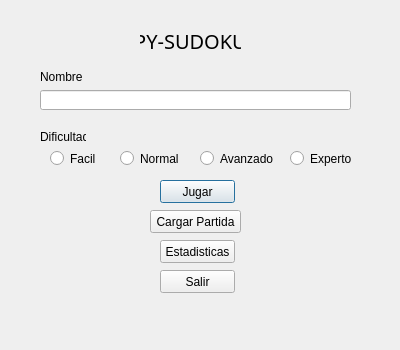
<?xml version="1.0" encoding="UTF-8"?>
<ui version="4.0">
 <class>Dialog</class>
 <widget class="QDialog" name="Dialog">
  <property name="geometry">
   <rect>
    <x>0</x>
    <y>0</y>
    <width>400</width>
    <height>350</height>
   </rect>
  </property>
  <property name="windowTitle">
   <string notr="true">Inicio</string>
  </property>
  <widget class="QLineEdit" name="txt_nombre_jugador">
   <property name="geometry">
    <rect>
     <x>40</x>
     <y>90</y>
     <width>311</width>
     <height>20</height>
    </rect>
   </property>
  </widget>
  <widget class="QLabel" name="label">
   <property name="geometry">
    <rect>
     <x>40</x>
     <y>70</y>
     <width>46</width>
     <height>13</height>
    </rect>
   </property>
   <property name="text">
    <string>Nombre</string>
   </property>
  </widget>
  <widget class="QRadioButton" name="rbt_facil">
   <property name="geometry">
    <rect>
     <x>50</x>
     <y>150</y>
     <width>82</width>
     <height>17</height>
    </rect>
   </property>
   <property name="text">
    <string>Facil</string>
   </property>
  </widget>
  <widget class="QRadioButton" name="rbt_normal">
   <property name="geometry">
    <rect>
     <x>120</x>
     <y>150</y>
     <width>82</width>
     <height>17</height>
    </rect>
   </property>
   <property name="text">
    <string>Normal</string>
   </property>
  </widget>
  <widget class="QRadioButton" name="rbt_avanzado">
   <property name="geometry">
    <rect>
     <x>200</x>
     <y>150</y>
     <width>82</width>
     <height>17</height>
    </rect>
   </property>
   <property name="text">
    <string>Avanzado</string>
   </property>
  </widget>
  <widget class="QRadioButton" name="rbt_experto">
   <property name="geometry">
    <rect>
     <x>290</x>
     <y>150</y>
     <width>82</width>
     <height>17</height>
    </rect>
   </property>
   <property name="text">
    <string>Experto</string>
   </property>
  </widget>
  <widget class="QLabel" name="label_2">
   <property name="geometry">
    <rect>
     <x>40</x>
     <y>130</y>
     <width>46</width>
     <height>13</height>
    </rect>
   </property>
   <property name="text">
    <string>Dificultad</string>
   </property>
  </widget>
  <widget class="QPushButton" name="btn_Jugar">
   <property name="geometry">
    <rect>
     <x>160</x>
     <y>180</y>
     <width>75</width>
     <height>23</height>
    </rect>
   </property>
   <property name="text">
    <string>Jugar</string>
   </property>
  </widget>
  <widget class="QPushButton" name="btn_cargar">
   <property name="geometry">
    <rect>
     <x>150</x>
     <y>210</y>
     <width>91</width>
     <height>23</height>
    </rect>
   </property>
   <property name="text">
    <string>Cargar Partida</string>
   </property>
  </widget>
  <widget class="QPushButton" name="btn_estadisticas">
   <property name="geometry">
    <rect>
     <x>160</x>
     <y>240</y>
     <width>75</width>
     <height>23</height>
    </rect>
   </property>
   <property name="text">
    <string>Estadisticas</string>
   </property>
  </widget>
  <widget class="QPushButton" name="btn_salir">
   <property name="geometry">
    <rect>
     <x>160</x>
     <y>270</y>
     <width>75</width>
     <height>23</height>
    </rect>
   </property>
   <property name="text">
    <string>Salir</string>
   </property>
  </widget>
  <widget class="QLabel" name="label_3">
   <property name="geometry">
    <rect>
     <x>140</x>
     <y>20</y>
     <width>101</width>
     <height>41</height>
    </rect>
   </property>
   <property name="font">
    <font>
     <family>MS Gothic</family>
     <pointsize>15</pointsize>
    </font>
   </property>
   <property name="text">
    <string>PY-SUDOKU</string>
   </property>
   <property name="alignment">
    <set>Qt::AlignCenter</set>
   </property>
  </widget>
 </widget>
 <resources/>
 <connections>
  <connection>
   <sender>btn_salir</sender>
   <signal>clicked()</signal>
   <receiver>Dialog</receiver>
   <slot>Salir()</slot>
   <hints>
    <hint type="sourcelabel">
     <x>197</x>
     <y>281</y>
    </hint>
    <hint type="destinationlabel">
     <x>199</x>
     <y>174</y>
    </hint>
   </hints>
  </connection>
  <connection>
   <sender>btn_Jugar</sender>
   <signal>clicked()</signal>
   <receiver>Dialog</receiver>
   <slot>Jugar()</slot>
   <hints>
    <hint type="sourcelabel">
     <x>197</x>
     <y>191</y>
    </hint>
    <hint type="destinationlabel">
     <x>199</x>
     <y>174</y>
    </hint>
   </hints>
  </connection>
 </connections>
 <slots>
  <slot>Salir()</slot>
  <slot>Jugar()</slot>
 </slots>
</ui>
